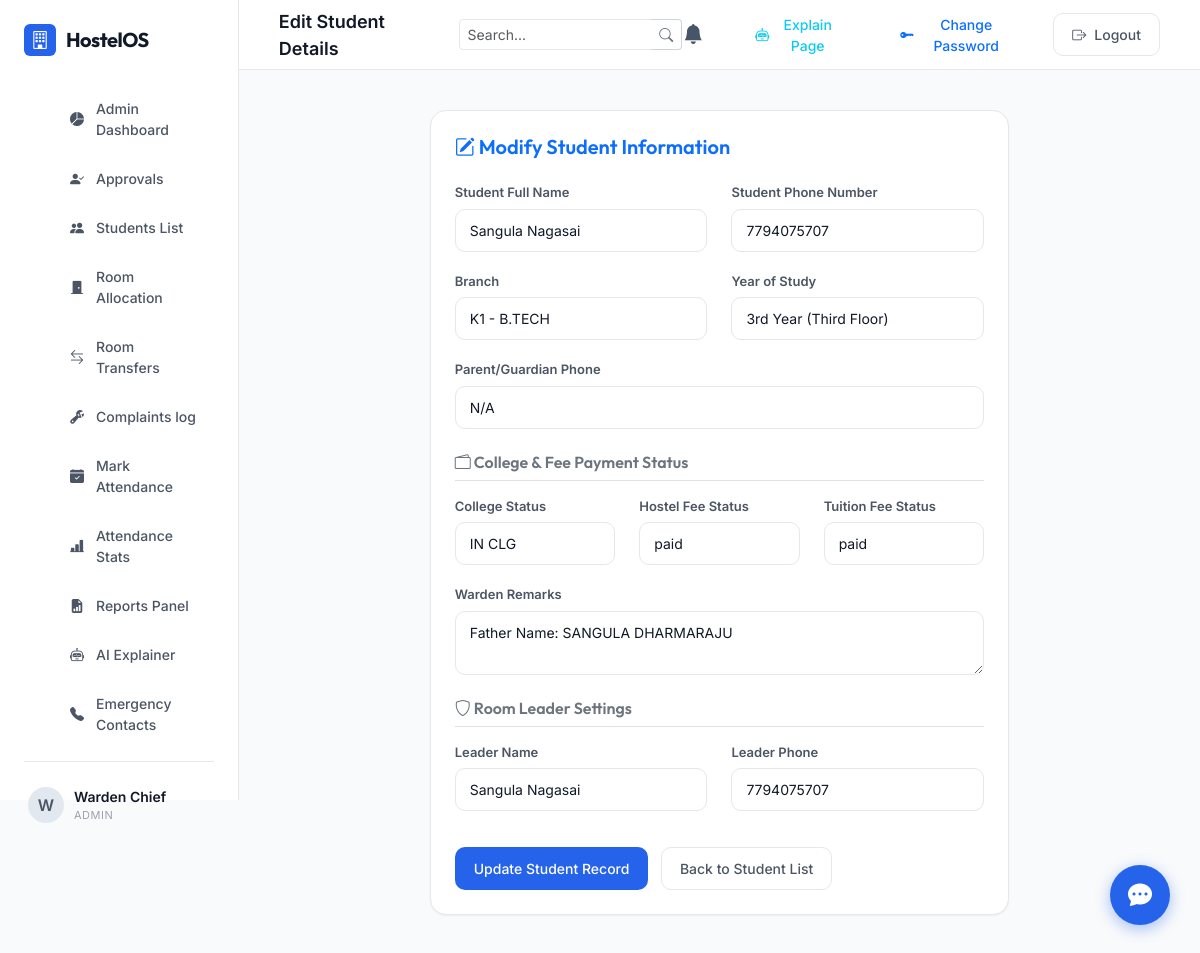
/admin/students/edit/4 (signed in), run on the app's committed database.
### app/models.py (models this page shows, shortened)
class User(db.Model):
    __tablename__ = 'users'
    id = db.Column(db.Integer, primary_key=True)
    username = db.Column(db.String(80), unique=True, nullable=False) # Roll number for student, username for others
    password_hash = db.Column(db.String(200), nullable=False)
    role = db.Column(db.String(20), nullable=False) # 'super_admin', 'admin', 'staff', 'student'
    name = db.Column(db.String(100), nullable=False)
    phone = db.Column(db.String(15), nullable=False)
    status = db.Column(db.String(20), default='approved') # 'pending', 'approved', 'rejected'
    created_at = db.Column(db.DateTime, default=datetime.utcnow)
    student_profile = db.relationship('StudentProfile', backref='user', uselist=False, cascade="all, delete-orphan")

class StudentProfile(db.Model):
    __tablename__ = 'student_profiles'
    user_id = db.Column(db.Integer, db.ForeignKey('users.id', ondelete='CASCADE'), primary_key=True)
    branch = db.Column(db.String(50), nullable=False)
    year = db.Column(db.Integer, nullable=False) # 1, 2, 3, 4
    parent_phone = db.Column(db.String(15), nullable=False)
    room_id = db.Column(db.Integer, db.ForeignKey('rooms.id', ondelete='SET NULL'), nullable=True)
    room_leader_name = db.Column(db.String(100), nullable=True)
    room_leader_phone = db.Column(db.String(15), nullable=True)
    collage_status = db.Column(db.String(30), nullable=True, default='N/A')
    tuition_fee_status = db.Column(db.String(20), nullable=True, default='N/A')
    hostel_fee_status = db.Column(db.String(20), nullable=True, default='N/A')
    remarks = db.Column(db.Text, nullable=True)

### app/routes/admin.py (the view, shortened to what this page needs)
@admin_bp.route('/students/edit/<int:user_id>', methods=['GET', 'POST'])
@login_required
@role_required(['admin', 'super_admin'])
def edit_student(user_id):
    student = User.query.get_or_404(user_id)
    profile = student.student_profile
    return render_template('admin_edit_student.html', student=student, profile=profile)

### app/templates/admin_edit_student.html (shortened to what this page needs)
{% extends 'base.html' %}
{% block header_title %}Edit Student Details{% endblock %}
{% block content %}
<div class="row justify-content-center">
    <div class="col-md-8">
        <div class="card">
            <h5 class="mb-4 text-primary fw-semibold"><i class="bi bi-pencil-square"></i> Modify Student Information</h5>
            <form action="{{ url_for('admin.edit_student', user_id=student.id) }}" method="POST">
                <div class="row">
                    <div class="col-md-6 form-group">
                        <label class="form-label" for="edit-name">Student Full Name</label>
                        <input type="text" name="name" id="edit-name" class="form-control" value="{{ student.name }}" required>
                    </div>
                    <div class="col-md-6 form-group">
                        <label class="form-label" for="edit-phone">Student Phone Number</label>
                        <input type="text" name="phone" id="edit-phone" class="form-control" value="{{ student.phone }}" required>
                    </div>
                </div>
                <div class="row">
                    <div class="col-md-6 form-group">
                        <label class="form-label" for="edit-branch">Branch</label>
                        <input type="text" name="branch" id="edit-branch" class="form-control" value="{{ profile.branch }}" required>
                    </div>
                    <div class="col-md-6 form-group">
                        <label class="form-label" for="edit-year">Year of Study</label>
                        <select name="year" id="edit-year" class="form-control" required>
                            <option value="3" {% if profile.year == 3 %}selected{% endif %}>3rd Year (Third Floor)</option>
                        </select>
                    </div>
                </div>
                <div class="form-group">
                    <label class="form-label" for="edit-parent-phone">Parent/Guardian Phone</label>
                    <input type="text" name="parent_phone" id="edit-parent-phone" class="form-control" value="{{ profile.parent_phone }}" required>
                </div>
                <h6 class="mt-4 mb-3 border-bottom pb-2 fw-semibold text-secondary"><i class="bi bi-wallet2"></i> College & Fee Payment Status</h6>
                <div class="row">
                    <div class="col-md-4 form-group">
                        <label class="form-label" for="edit-college-status">College Status</label>
                        <input type="text" name="collage_status" id="edit-college-status" class="form-control" value="{{ profile.collage_status or 'N/A' }}" required>
                    </div>
                    <div class="col-md-4 form-group">
                        <label class="form-label" for="edit-hostel-fee">Hostel Fee Status</label>
                        <input type="text" name="hostel_fee_status" id="edit-hostel-fee" class="form-control" value="{{ profile.hostel_fee_status or 'N/A' }}" required>
                    </div>
                    <div class="col-md-4 form-group">
                        <label class="form-label" for="edit-tuition-fee">Tuition Fee Status</label>
                        <input type="text" name="tuition_fee_status" id="edit-tuition-fee" class="form-control" value="{{ profile.tuition_fee_status or 'N/A' }}" required>
                    </div>
                </div>
                <div class="form-group">
                    <label class="form-label" for="edit-remarks">Warden Remarks</label>
                    <textarea name="remarks" id="edit-remarks" class="form-control" rows="2" placeholder="Any payment notes or student status remarks...">{{ profile.remarks or '' }}</textarea>
                </div>
                <h6 class="mt-4 mb-3 border-bottom pb-2 fw-semibold text-secondary"><i class="bi bi-shield"></i> Room Leader Settings</h6>
                <div class="row">
                    <div class="col-md-6 form-group">
                        <label class="form-label" for="edit-leader-name">Leader Name</label>
                        <input type="text" name="room_leader_name" id="edit-leader-name" class="form-control" value="{{ profile.room_leader_name or '' }}">
                    </div>
                    <div class="col-md-6 form-group">
                        <label class="form-label" for="edit-leader-phone">Leader Phone</label>
                        <input type="text" name="room_leader_phone" id="edit-leader-phone" class="form-control" value="{{ profile.room_leader_phone or '' }}">
                    </div>
                </div>
                <button type="submit" class="btn btn-primary mt-3">Update Student Record</button>
                <a href="{{ url_for('admin.list_students') }}" class="btn btn-secondary mt-3 ms-2">Back to Student List</a>
            </form>
        </div>
    </div>
</div>
{% endblock %}

### app/templates/base.html (shortened to what this page needs)
<!DOCTYPE html>
<html lang="en">
<head>
    <link href="https://cdn.jsdelivr.net/npm/bootstrap@5.3.3/dist/css/bootstrap.min.css" rel="stylesheet">
    <link href="https://cdn.jsdelivr.net/npm/bootstrap-icons@1.11.3/font/bootstrap-icons.min.css" rel="stylesheet">
    <link rel="stylesheet" href="{{ url_for('static', filename='css/style.css') }}">
</head>
<body>
    {% if g.user %}
    <div class="app-container">
        <aside class="sidebar">
            <div class="logo-container">
                <div class="logo-icon"><i class="bi bi-building"></i></div>
                <div class="logo-text">HostelOS</div>
            </div>
            <ul class="nav-menu">
                {% if session.role == 'student' %}
                    <li class="nav-item {% if request.path == '/student/dashboard' %}active{% endif %}">
                        <a href="{{ url_for('student.dashboard') }}">
                            <i class="bi bi-grid-1x2-fill"></i> Dashboard
                        </a>
                    </li>
                    <li class="nav-item {% if request.path == '/complaints/list' %}active{% endif %}">
                        <a href="{{ url_for('complaints.list_tickets') }}">
                            <i class="bi bi-ticket-detailed-fill"></i> My Complaints
                        </a>
                    </li>
                    <li class="nav-item {% if request.path == '/ai/assistant' %}active{% endif %}">
                        <a href="{{ url_for('ai.assistant') }}">
                            <i class="bi bi-robot"></i> AI Assistant
                        </a>
                    </li>
                    <li class="nav-item {% if request.path == '/student/emergency-contacts' %}active{% endif %}">
                        <a href="{{ url_for('student.emergency_contacts') }}">
                            <i class="bi bi-telephone-fill"></i> Emergency Contacts
                        </a>
                    </li>
                    <li class="nav-item {% if request.path == '/student/profile' %}active{% endif %}">
                        <a href="{{ url_for('student.profile') }}">
                            <i class="bi bi-person-fill-gear"></i> Profile Settings
                        </a>
                    </li>
                {% elif session.role in ['admin', 'super_admin'] %}
                    <li class="nav-item {% if request.path == '/admin/dashboard' %}active{% endif %}">
                        <a href="{{ url_for('admin.dashboard') }}">
                            <i class="bi bi-pie-chart-fill"></i> Admin Dashboard
                        </a>
                    </li>
                    <li class="nav-item {% if request.path == '/admin/students/pending' %}active{% endif %}">
                        <a href="{{ url_for('admin.view_pending') }}">
                            <i class="bi bi-person-check-fill"></i> Approvals
                        </a>
                    </li>
                    <li class="nav-item {% if request.path == '/admin/students' %}active{% endif %}">
                        <a href="{{ url_for('admin.list_students') }}">
                            <i class="bi bi-people-fill"></i> Students List
                        </a>
                    </li>
                    <li class="nav-item {% if request.path == '/admin/rooms' %}active{% endif %}">
                        <a href="{{ url_for('admin.manage_rooms') }}">
                            <i class="bi bi-door-closed-fill"></i> Room Allocation
                        </a>
                    </li>
                    <li class="nav-item {% if request.path == '/admin/rooms/transfer' %}active{% endif %}">
                        <a href="{{ url_for('admin.transfer_room') }}">
                            <i class="bi bi-arrow-left-right"></i> Room Transfers
                        </a>
                    </li>
                    <li class="nav-item {% if request.path == '/complaints/list' %}active{% endif %}">
                        <a href="{{ url_for('complaints.list_tickets') }}">
                            <i class="bi bi-wrench-adjustable"></i> Complaints log
                        </a>
                    </li>
                    <li class="nav-item {% if request.path == '/attendance/mark' %}active{% endif %}">
                        <a href="{{ url_for('attendance.mark') }}">
                            <i class="bi bi-calendar-check-fill"></i> Mark Attendance
                        </a>
                    </li>
                    <li class="nav-item {% if request.path == '/attendance/analytics' %}active{% endif %}">
                        <a href="{{ url_for('attendance.analytics') }}">
                            <i class="bi bi-bar-chart-line-fill"></i> Attendance Stats
                        </a>
                    </li>
                    <li class="nav-item {% if request.path == '/reports/dashboard' %}active{% endif %}">
                        <a href="{{ url_for('reports.dashboard') }}">
                            <i class="bi bi-file-earmark-bar-graph-fill"></i> Reports Panel
                        </a>
                    </li>
                    <li class="nav-item {% if request.path == '/ai/assistant' %}active{% endif %}">
                        <a href="{{ url_for('ai.assistant') }}">
                            <i class="bi bi-robot"></i> AI Explainer
                        </a>
                    </li>
                    <li class="nav-item {% if request.path == '/admin/emergency-contacts' %}active{% endif %}">
                        <a href="{{ url_for('admin.emergency_contacts') }}">
                            <i class="bi bi-telephone-fill"></i> Emergency Contacts
                        </a>
                    </li>
                {% endif %}
            </ul>
            <div class="sidebar-footer">
                <div class="user-profile-badge">
                    <div class="avatar">{{ g.user.name[0] }}</div>
                    <div class="user-info">
                        <div class="user-name">{{ g.user.name }}</div>
                        <div class="user-role">{{ g.user.role }}</div>
                    </div>
                </div>
            </div>
        </aside>
        <div class="main-wrapper">
            <header class="header">
                <div class="header-title d-flex align-items-center gap-3">
                    {% block header_title %}Dashboard{% endblock %}
                    {% if session.role in ['admin', 'super_admin'] %}
                    <form action="{{ url_for('admin.search') }}" method="GET" class="d-none d-md-flex align-items-center ms-3" style="max-width: 250px;">
                        <div class="input-group input-group-sm">
                            <input type="text" name="q" class="form-control" placeholder="Search..." value="{{ request.args.get('q', '') }}" style="border-radius: 4px 0 0 4px;">
                            <button class="btn btn-outline-secondary bg-white text-secondary border-start-0" type="submit" style="border-radius: 0 4px 4px 0; border: 1px solid #ced4da;">
                                <i class="bi bi-search"></i>
                            </button>
                        </div>
                    </form>
                    {% endif %}
                </div>
                <div class="header-actions d-flex align-items-center">
                    <div class="dropdown me-3">
                        <button class="btn btn-link text-decoration-none position-relative text-dark p-0" type="button" id="notificationDropdown" data-bs-toggle="dropdown" aria-expanded="false">
                            <i class="bi bi-bell-fill fs-5" style="color: #475569;"></i>
                        </button>
                    </div>
                    <button type="button" class="btn btn-outline-info btn-sm me-2" id="ai-explain-btn">
                        <i class="bi bi-robot"></i> Explain Page
                    </button>
                    <button type="button" class="btn btn-outline-primary btn-sm me-2" data-bs-toggle="modal" data-bs-target="#changePasswordModal">
                        <i class="bi bi-key-fill"></i> Change Password
                    </button>
                    <a href="{{ url_for('auth.logout') }}" class="btn btn-secondary btn-sm">
                        <i class="bi bi-box-arrow-right"></i> Logout
                    </a>
                </div>
            </header>
            <main class="content-body">
                {% block content %}{% endblock %}
                {% if session.role in ['admin', 'super_admin'] %}
                <div class="floating-chatbot-container" id="admin-chatbot">
                    <button class="chatbot-toggle-btn position-relative" id="chatbot-toggle-btn">
                        <i class="bi bi-chat-dots-fill text-white fs-4"></i>
                    </button>
                </div>
                {% endif %}
            </main>
        </div>
    </div>
    {% else %}
        {% block auth_content %}{% endblock %}
    {% endif %}
</body>
</html>

### data on the page
User: user "W", user.name "Warden Chief", user.role "ADMIN"
User: name "Sangula Nagasai", phone "7794075707"
StudentProfile: branch "K1 - B.TECH", year "3rd Year (Third Floor)", parent_phone "N/A", collage_status "IN CLG", hostel_fee_status "paid", tuition_fee_status "paid", remarks "Father Name: SANGULA DHARMARAJU", room_leader_name "Sangula Nagasai", room_leader_phone "7794075707"
